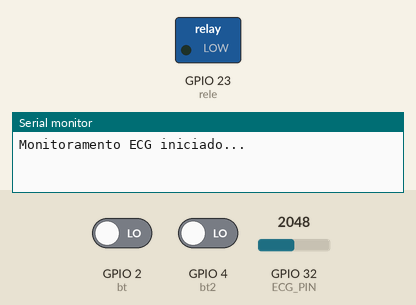
Recording of a sketch running on a simulated ESP32. Parts: switched loads named in the sketch (green lamp = pin HIGH), the last lines printed to the serial monitor. Inputs (shaded band) come from the test bench; at power-on: GPIO 2 (bt) LOW, GPIO 4 (bt2) LOW, GPIO 32 (ECG_PIN) = 2048. WiFi joins after 1.5 s; servers stay silent unless stated; uploads are accepted with an empty reply.

Above: at 0.1 s.
At 3.2 s:
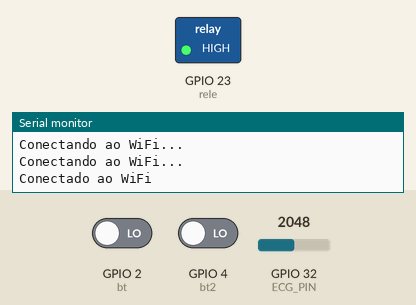
3.3 s: GPIO 2 (bt) driven HIGH
Timing chart, 0 to 6.3 s (numbered marks = the images above; inputs shaded):
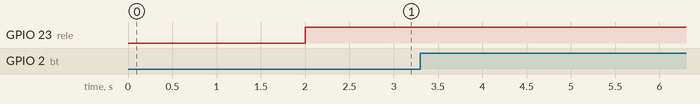

The sketch:

salvo.ino
```cpp
#include <WiFi.h>
#include <HTTPClient.h>
#include <ArduinoJson.h>


#define ECG_PIN 32  // Pino do ECG (ou outro pino ADC disponível)
#define bt 2        // Pino do botão
#define bt2 4
#define rele 23


const char* ssid = "DALGELA";
const char* password = "veta271284";
const char* serverName = "http://192.168.15.11:5050/mensagem/";

int leituras[200];  // Vetor para armazenar as leituras do ECG
unsigned long tempos[200];  // Vetor para armazenar os tempos das leituras

void setup() {
  Serial.begin(115200);  // Inicializa a comunicação serial
  pinMode(ECG_PIN, INPUT);  // Configura o pino do ECG como entrada
  pinMode(bt, INPUT);  // Configura o pino do botão como entrada
  pinMode(bt2,INPUT);
  pinMode(rele, OUTPUT);
  Serial.println("Monitoramento ECG iniciado...");

  WiFi.begin(ssid, password);
  while (WiFi.status() != WL_CONNECTED) {
    delay(1000);
    Serial.println("Conectando ao WiFi...");
  }
  Serial.println("Conectado ao WiFi");
}

void loop() {
  int leitura = digitalRead(bt2);
  if(leitura == HIGH){
  digitalWrite(rele, LOW);
  }
  else{
    digitalWrite(rele, HIGH);
  }
  bool estado = digitalRead(bt);
  bool referencia = 0;

  if (estado == HIGH) {
    referencia = 1;
  }

  if (referencia == 1) {
    // Realiza a leitura do ECG e armazena as leituras no vetor
    for (int i = 0; i < 200; i++) {
      leituras[i] = analogRead(ECG_PIN);  // Leitura do ECG
      tempos[i] = millis();  // Registra o tempo atual (em milissegundos)
      Serial.print("Leitura: ");
      Serial.print(leituras[i]);
      Serial.print(" - Tempo: ");
      Serial.println(tempos[i]);

      delay(4);  // Atraso entre as leituras (ajuste conforme necessário)
    }

    // Envia os dados para o servidor via POST
    if (WiFi.status() == WL_CONNECTED) {
      HTTPClient http;
      http.begin(serverName);
      http.addHeader("Content-Type", "application/json");

      // Constrói o JSON para enviar
      DynamicJsonDocument doc(2048);
      JsonArray ecgArray = doc.createNestedArray("ECG");

      // Adiciona as leituras e tempos ao JSON
      for (int i = 0; i < 200; i++) {
        JsonObject leitura = ecgArray.createNestedObject();
        leitura["valor"] = leituras[i];
        leitura["tempo"] = tempos[i];
      }

      String jsonPayload;
      serializeJson(doc, jsonPayload);  // Converte o documento JSON para uma string

      int httpResponseCode = http.POST(jsonPayload);  // Envia os dados via POST

      if (httpResponseCode > 0) {
        String response = http.getString();
        Serial.println("Resposta do servidor: " + response);
      } else {
        Serial.print("Erro ao enviar mensagem: ");
        Serial.println(httpResponseCode);
      }

      http.end();  // Finaliza a requisição
    } else {
      Serial.println("Erro de conexão WiFi");
    }

    // Aguarda um tempo antes de começar outra leitura
    referencia = 0;
    delay(5000);  // Aguarda 5 segundos
  }
}
```
